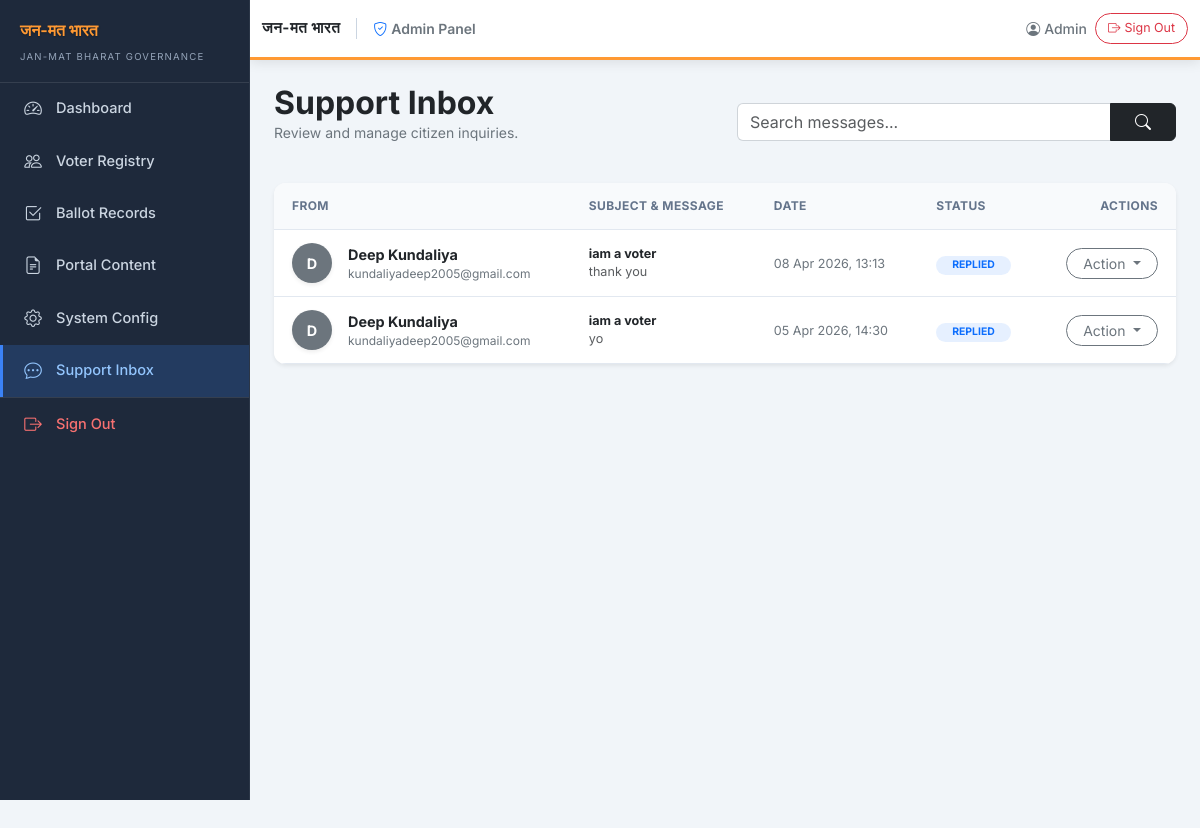
Screenshot of /admin/support.php (signed in) with the database file from the repository.
### tables this page shows
CREATE TABLE `support_messages` (
  `id` int NOT NULL,
  `name` varchar(255) DEFAULT NULL,
  `email` varchar(255) DEFAULT NULL,
  `subject` varchar(255) DEFAULT NULL,
  `message` text,
  `status` enum('unread','read','replied') DEFAULT NULL,
  `created_at` timestamp NULL DEFAULT NULL
);

### admin/support.php (the view, shortened to what this page needs)
<?php
require_once __DIR__ . "/../includes/db_connect.php";
$search = isset($_GET['search']) ? $_GET['search'] : '';
$query = "SELECT * FROM support_messages WHERE 1=1";
$params = [];
$query .= " ORDER BY created_at DESC";
$stmt = $pdo->prepare($query);
$stmt->execute($params);
$messages = $stmt->fetchAll();
?>
<!DOCTYPE html>
<html lang="en">
<head>
    <link href="https://cdn.jsdelivr.net/npm/bootstrap@5.3.0/dist/css/bootstrap.min.css" rel="stylesheet">
    <link rel="stylesheet" href="../css/admin.css">
</head>
<body>
    <?php include __DIR__ . "/../includes/admin_sidebar.php"; ?>
    <?php include __DIR__ . "/../includes/admin_header.php"; ?>
    <main class="main-area">
        <div class="row align-items-center mb-4">
            <div class="col-md-6 text-md-start">
                <h2 class="fw-bold text-dark mb-0">Support Inbox</h2>
                <p class="text-secondary small">Review and manage citizen inquiries.</p>
            </div>
            <div class="col-md-6 mt-3 mt-md-0">
                <form class="d-flex" method="GET">
                    <div class="input-group">
                        <input type="text" name="search" class="form-control border-secondary border-opacity-25 shadow-none" placeholder="Search messages..." value="<?= htmlspecialchars($search) ?>">
                        <button class="btn btn-dark px-4" type="submit"><i class="bi bi-search"></i></button>
                    </div>
                </form>
            </div>
        </div>
        <div class="admin-table-card card bg-white border-0 shadow-sm">
            <div class="table-responsive">
                <table class="table table-hover align-middle">
                    <thead>
                        <tr>
                            <th>From</th>
                            <th>Subject & Message</th>
                            <th>Date</th>
                            <th>Status</th>
                            <th class="text-end">Actions</th>
                        </tr>
                    </thead>
                    <tbody>
                        <?php foreach($messages as $m): ?>
                        <tr class="<?= ($m['status'] === 'unread') ? 'unread-row' : '' ?>">
                            <td>
                                <div class="d-flex align-items-center">
                                    <div class="bg-secondary text-white rounded-circle d-flex align-items-center justify-content-center fw-bold me-3 shadow-sm" style="width: 40px; height: 40px;">
                                        <?= substr($m['name'], 0, 1) ?>
                                    </div>
                                    <div>
                                        <div class="fw-bold text-dark mb-0"><?= htmlspecialchars($m['name']) ?></div>
                                        <div class="text-secondary small" style="font-size: 0.75rem;"><?= htmlspecialchars($m['email']) ?></div>
                                    </div>
                                </div>
                            </td>
                            <td>
                                <div class="fw-bold text-dark small"><?= htmlspecialchars($m['subject']) ?></div>
                                <div class="text-muted small message-content" title="<?= htmlspecialchars($m['message']) ?>"><?= htmlspecialchars($m['message']) ?></div>
                            </td>
                            <td>
                                <span class="text-secondary small"><?= date('d M Y, H:i', strtotime($m['created_at'])) ?></span>
                            </td>
                            <td>
                                <?php if ($m['status'] === 'unread'): ?>
                                    <span class="badge bg-success bg-opacity-10 text-success rounded-pill px-3 py-1 fw-bold" style="font-size: 0.65rem;">NEW</span>
                                <?php elseif ($m['status'] === 'read'): ?>
                                    <span class="badge bg-secondary bg-opacity-10 text-secondary rounded-pill px-3 py-1 fw-bold" style="font-size: 0.65rem;">READ</span>
                                <?php else: ?>
                                    <span class="badge bg-primary bg-opacity-10 text-primary rounded-pill px-3 py-1 fw-bold" style="font-size: 0.65rem;">REPLIED</span>
                                <?php endif; ?>
                            </td>
                            <td class="text-end">
                                <div class="dropdown">
                                    <button class="btn btn-sm btn-outline-secondary dropdown-toggle px-3 rounded-pill" type="button" data-bs-toggle="dropdown">
                                        Action
                                    </button>
                                </div>
                            </td>
                        </tr>
                        <?php endforeach; ?>
                    </tbody>
                </table>
            </div>
        </div>
    </main>
</body>
</html>

### includes/admin_sidebar.php (shortened to what this page needs)
<link rel="stylesheet" href="https://cdn.jsdelivr.net/npm/bootstrap-icons@1.11.1/font/bootstrap-icons.css">
<div class="offcanvas offcanvas-lg offcanvas-start" tabindex="-1" id="adminSidebar">
    <div class="admin-sidebar-brand">
        <div>
            <div class="fw-bold" style="color: #ff9933; font-size: 1rem; text-shadow: 0 1px 2px rgba(0,0,0,0.3);">
                जन-मत भारत
            </div>
            <small style="font-size: 0.6rem; color: #94a3b8; letter-spacing: 1.2px; text-transform: uppercase;">
                Jan-Mat Bharat Governance
            </small>
        </div>
    </div>
    <div class="offcanvas-body p-0">
        <ul class="nav flex-column">
            <li class="nav-item">
                <a href="../admin/index.php"
                    class="admin-nav-link <?= (basename($_SERVER['PHP_SELF']) == 'index.php') ? 'active' : '' ?>">
                    <i class="bi bi-speedometer2"></i>
                    <span>Dashboard</span>
                </a>
            </li>
            <li class="nav-item">
                <a href="../admin/users.php"
                    class="admin-nav-link <?= (basename($_SERVER['PHP_SELF']) == 'users.php') ? 'active' : '' ?>">
                    <i class="bi bi-people"></i>
                    <span>Voter Registry</span>
                </a>
            </li>
            <li class="nav-item">
                <a href="../admin/votes.php"
                    class="admin-nav-link <?= (basename($_SERVER['PHP_SELF']) == 'votes.php') ? 'active' : '' ?>">
                    <i class="bi bi-check2-square"></i>
                    <span>Ballot Records</span>
                </a>
            </li>
            <li class="nav-item">
                <a href="../admin/manage_pages.php"
                    class="admin-nav-link <?= (basename($_SERVER['PHP_SELF']) == 'manage_pages.php') ? 'active' : '' ?>">
                    <i class="bi bi-file-earmark-text"></i>
                    <span>Portal Content</span>
                </a>
            </li>
            <li class="nav-item">
                <a href="../admin/settings.php"
                    class="admin-nav-link <?= (basename($_SERVER['PHP_SELF']) == 'settings.php') ? 'active' : '' ?>">
                    <i class="bi bi-gear"></i>
                    <span>System Config</span>
                </a>
            </li>
            <li class="nav-item">
                <a href="../admin/support.php"
                    class="admin-nav-link <?= (basename($_SERVER['PHP_SELF']) == 'support.php') ? 'active' : '' ?>">
                    <i class="bi bi-chat-dots"></i>
                    <span>Support Inbox</span>
                </a>
            </li>
            <li class="nav-item" style="margin-top: auto; border-top: 1px solid rgba(255,255,255,0.1);">
                <a href="../admin/logout.php" class="admin-nav-link" style="color: #f87171 !important;">
                    <i class="bi bi-box-arrow-right"></i>
                    <span>Sign Out</span>
                </a>
            </li>
        </ul>
    </div>
</div>

### includes/admin_header.php (shortened to what this page needs)
<header class="main-header" id="adminTopHeader">
    <div class="d-none d-lg-flex align-items-center me-auto">
        <span class="fw-bold text-dark me-3" style="letter-spacing: 0.5px; font-size: 0.95rem;">जन-मत भारत</span>
        <span class="fw-semibold text-secondary small border-start ps-3" style="border-color: #cbd5e1 !important;">
            <i class="bi bi-shield-check me-1 text-primary"></i>Admin Panel
        </span>
    </div>
    <div class="d-flex align-items-center" style="gap:8px;flex-shrink:0;">
        <span class="text-secondary small fw-medium d-none d-sm-inline">
            <i class="bi bi-person-circle me-1"></i><?= htmlspecialchars($_SESSION['name'] ?? 'Admin') ?>
        </span>
        <a href="../admin/logout.php"
           style="font-size:0.78rem;padding:5px 12px;white-space:nowrap;background:#fff;border:1px solid #dc3545;color:#dc3545;border-radius:20px;text-decoration:none;display:inline-flex;align-items:center;gap:4px;">
            <i class="bi bi-box-arrow-right"></i>
            <span class="d-none d-sm-inline">Sign Out</span>
        </a>
    </div>
</header>

### css/admin.css (style rules this page uses)
:root { --sidebar-bg: #1e293b; --sidebar-w: 250px; --primary: #3b82f6; --body-bg: #f1f5f9; --card-bg: #ffffff; --text-main: #1e293b; --text-muted: #64748b; --border-color: #e2e8f0; --dark: #0f172a; }
body { background-color: var(--body-bg); color: var(--text-main); font-family: 'Inter', sans-serif; margin: 0; }
#adminSidebar, .offcanvas, .offcanvas-lg, .offcanvas-start { background-color: #1e293b !important; --bs-offcanvas-bg: #1e293b !important; color: #f8fafc !important; border-right: 1px solid rgba(255,255,255,0.06) !important; color-scheme: dark !important; backface-visibility: hidden; }
#adminSidebar .offcanvas-body, #adminSidebar .admin-sidebar-brand, .offcanvas-body, .offcanvas-header { background-color: #1e293b !important; background: #1e293b !important; }
@media (min-width: 992px) { #adminSidebar { position: fixed !important; top: 0 !important; left: 0 !important; width: var(--sidebar-w) !important; height: 100vh !important; background-color: #1e293b !important; z-index: 2000 !important; transform: none !important; visibility: visible !important; display: flex !important; flex-direction: column !important; margin: 0 !important; padding: 0 !important; } }
@media (min-width: 992px) { #adminSidebar .offcanvas-body { display: flex !important; flex-direction: column !important; flex-grow: 1 !important; overflow-y: auto !important; padding: 0 !important; } }
.admin-sidebar-brand { display: flex; align-items: center; justify-content: space-between; padding: 18px 20px 16px; border-bottom: 1px solid rgba(255, 255, 255, 0.1); flex-shrink: 0; background-color: #1e293b; }
.admin-nav-link { display: flex; align-items: center; gap: 13px; padding: 13px 20px; color: #cbd5e1 !important; text-decoration: none !important; font-size: 0.91rem; font-weight: 500; transition: background 0.2s ease, color 0.2s ease; border-left: 3px solid transparent; }
.admin-nav-link i { font-size: 1.1rem; flex-shrink: 0; width: 20px; text-align: center; }
.admin-nav-link.active { background-color: rgba(59, 130, 246, 0.2); color: #93c5fd !important; border-left-color: #3b82f6; }
.main-header { height: 60px; background: #ffffff !important; background-color: #ffffff !important; border-bottom: 2px solid #e2e8f0; display: flex; align-items: center; padding: 0 12px; position: fixed; top: 0; right: 0; left: 0; z-index: 1029 !important; box-shadow: 0 2px 12px rgba(0,0,0,0.10); opacity: 1 !important; visibility: visible !important; }
@media (min-width: 992px) { .main-header { left: var(--sidebar-w) !important; width: calc(100% - var(--sidebar-w)) !important; } }
.main-area { padding: 28px; margin-top: 60px; min-height: calc(100vh - 60px); }
@media (min-width: 992px) { .main-area { margin-left: var(--sidebar-w); } }
.admin-table-card { background: #fff; border-radius: 12px; border: 1px solid var(--border-color); padding: 0; overflow: hidden; margin-top: 20px; }
.table { margin-bottom: 0; }
.table thead th { background-color: #f8fafc; border-bottom: 1px solid var(--border-color); color: var(--text-muted); font-size: 0.75rem; text-transform: uppercase; letter-spacing: 0.4px; padding: 14px 18px; }
.table tbody td { padding: 13px 18px; color: var(--text-main); border-bottom: 1px solid var(--border-color); font-size: 0.9rem; }

### admin/support.php (style rules this page uses)
.message-content { max-width: 400px; overflow: hidden; text-overflow: ellipsis; white-space: nowrap; }

### rows the page displays
support_messages: name "D", name "Deep Kundaliya", email "kundaliyadeep2005@gmail.com", subject "iam a voter", message "thank you", created_at "08 Apr 2026, 13:13", status "REPLIED"
support_messages: name "D", name "Deep Kundaliya", email "kundaliyadeep2005@gmail.com", subject "iam a voter", message "yo", created_at "05 Apr 2026, 14:30", status "REPLIED"

### other values shown
$_SESSION['name'] "Admin"
